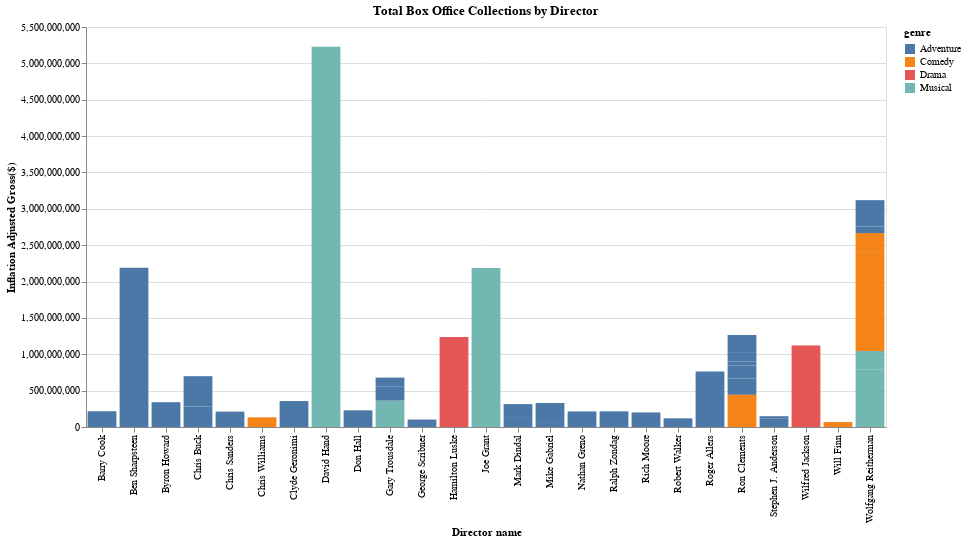

Notebook cell for this chart:
### Markdown cell above
Let's create a horizontal bar chart using Altair where the `x-axis` shows the `director name`, the `y-axis` shows the `inflation_adjusted_gross` by each obtained director, and the bars are colored according to the `genre` of the movies.

### Code cell
dir_gross_chart = alt.Chart(dir_gross_df).mark_bar().encode(
    x=alt.X('director',title="Director name"),
    y=alt.Y('inflation_adjusted_gross',title='Inflation Adjusted Gross($)'),
    color='genre'
).properties(
    width=800,
    height=400,
    title='Total Box Office Collections by Director'
)
dir_gross_chart

### Figure 1 — Vega-Lite specification as saved in the notebook (floating-point values rounded to 4 significant figures)
{"config": {"view": {"continuousWidth": 400, "continuousHeight": 300}}, "data": {"name": "data-52f6f50831bcf5dcfb5ac90d6448d373"}, "mark": "bar", "encoding": {"color": {"field": "genre", "type": "nominal"}, "x": {"field": "director", "title": "Director name", "type": "nominal"}, "y": {"field": "inflation_adjusted_gross", "title": "Inflation Adjusted Gross($)", "type": "quantitative"}}, "height": 400, "title": "Total Box Office Collections by Director", "width": 800, "$schema": "https://vega.github.io/schema/vega-lite/v4.17.0.json", "datasets": {"data-52f6f50831bcf5dcfb5ac90d6448d373": [{"movie_title": "Snow White and the Seven Dwarfs", "director": "David Hand", "genre": "Musical", "inflation_adjusted_gross": 5229000000.0}, {"movie_title": "Pinocchio", "director": "Ben Sharpsteen", "genre": "Adventure", "inflation_adjusted_gross": 2188000000.0}, {"movie_title": "Fantasia", "director": "Joe Grant", "genre": "Musical", "inflation_adjusted_gross": 2187000000.0}, {"movie_title": "Cinderella", "director": "Wilfred Jackson", "genre": "Drama", "inflation_adjusted_gross": 920600000.0}, {"movie_title": "Cinderella", "director": "Wilfred Jackson", "genre": "Drama", "inflation_adjusted_gross": 201200000.0}, {"movie_title": "Alice in Wonderland", "director": "Clyde Geronimi", "genre": "Adventure", "inflation_adjusted_gross": 357100000.0}, {"movie_title": "Lady and the Tramp", "director": "Hamilton Luske", "genre": "Drama", "inflation_adjusted_gross": 1236000000.0}, {"movie_title": "101 Dalmatians", "director": "Wolfgang Reitherman", "genre": "Comedy", "inflation_adjusted_gross": 1363000000.0}, {"movie_title": "101 Dalmatians", "director": "Wolfgang Reitherman", "genre": "Comedy", "inflation_adjusted_gross": 258700000.0}, {"movie_title": "The Jungle Book", "director": "Wolfgang Reitherman", "genre": "Musical", "inflation_adjusted_gross": 789600000.0}, {"movie_title": "The Jungle Book", "director": "Wolfgang Reitherman", "genre": "Adventure", "inflation_adjusted_gross": 88930000.0}, {"movie_title": "The Jungle Book", "director": "Wolfgang Reitherman", "genre": "Adventure", "inflation_adjusted_gross": 364000000.0}, {"movie_title": "The Aristocats", "director": "Wolfgang Reitherman", "genre": "Musical", "inflation_adjusted_gross": 255200000.0}, {"movie_title": "Oliver & Company", "director": "George Scribner", "genre": "Adventure", "inflation_adjusted_gross": 102300000.0}, {"movie_title": "The Little Mermaid", "director": "Ron Clements", "genre": "Adventure", "inflation_adjusted_gross": 223700000.0}, {"movie_title": "The Rescuers Down Under", "director": "Mike Gabriel", "genre": "Adventure", "inflation_adjusted_gross": 55800000.0}, {"movie_title": "Beauty and the Beast", "director": "Gary Trousdale", "genre": "Musical", "inflation_adjusted_gross": 363000000.0}, {"movie_title": "Aladdin", "director": "Ron Clements", "genre": "Comedy", "inflation_adjusted_gross": 442000000.0}, {"movie_title": "The Lion King", "director": "Roger Allers", "genre": "Adventure", "inflation_adjusted_gross": 761600000.0}, {"movie_title": "Pocahontas", "director": "Mike Gabriel", "genre": "Adventure", "inflation_adjusted_gross": 274400000.0}, {"movie_title": "The Hunchback of Notre Dame", "director": "Gary Trousdale", "genre": "Adventure", "inflation_adjusted_gross": 191000000.0}, {"movie_title": "Hercules", "director": "Ron Clements", "genre": "Adventure", "inflation_adjusted_gross": 182000000.0}, {"movie_title": "Mulan", "director": "Barry Cook", "genre": "Adventure", "inflation_adjusted_gross": 216800000.0}, {"movie_title": "Tarzan", "director": "Chris Buck", "genre": "Adventure", "inflation_adjusted_gross": 283900000.0}, {"movie_title": "Dinosaur", "director": "Ralph Zondag", "genre": "Adventure", "inflation_adjusted_gross": 215400000.0}, {"movie_title": "The Emperor's New Groove", "director": "Mark Dindal", "genre": "Adventure", "inflation_adjusted_gross": 136800000.0}, {"movie_title": "Atlantis: The Lost Empire", "director": "Gary Trousdale", "genre": "Adventure", "inflation_adjusted_gross": 125200000.0}, {"movie_title": "Lilo & Stitch", "director": "Chris Sanders", "genre": "Adventure", "inflation_adjusted_gross": 211500000.0}, {"movie_title": "Treasure Planet", "director": "Ron Clements", "genre": "Adventure", "inflation_adjusted_gross": 55190000.0}, {"movie_title": "Brother Bear", "director": "Robert Walker", "genre": "Adventure", "inflation_adjusted_gross": 119200000.0}, {"movie_title": "Home on the Range", "director": "Will Finn", "genre": "Comedy", "inflation_adjusted_gross": 67910000.0}, {"movie_title": "Chicken Little", "director": "Mark Dindal", "genre": "Adventure", "inflation_adjusted_gross": 178000000.0}, {"movie_title": "Meet the Robinsons", "director": "Stephen J. Anderson", "genre": "Adventure", "inflation_adjusted_gross": 119900000.0}, {"movie_title": "Bolt", "director": "Chris Williams", "genre": "Comedy", "inflation_adjusted_gross": 133700000.0}, {"movie_title": "The Princess and the Frog", "director": "Ron Clements", "genre": "Adventure", "inflation_adjusted_gross": 116300000.0}, {"movie_title": "Tangled", "director": "Nathan Greno", "genre": "Adventure", "inflation_adjusted_gross": 214400000.0}, {"movie_title": "Winnie the Pooh", "director": "Stephen J. Anderson", "genre": "Adventure", "inflation_adjusted_gross": 28380000.0}, {"movie_title": "Wreck-It Ralph", "director": "Rich Moore", "genre": "Adventure", "inflation_adjusted_gross": 200400000.0}, {"movie_title": "Frozen", "director": "Chris Buck", "genre": "Adventure", "inflation_adjusted_gross": 415000000.0}, {"movie_title": "Big Hero 6", "director": "Don Hall", "genre": "Adventure", "inflation_adjusted_gross": 229200000.0}, {"movie_title": "Zootopia", "director": "Byron Howard", "genre": "Adventure", "inflation_adjusted_gross": 341300000.0}, {"movie_title": "Moana", "director": "Ron Clements", "genre": "Adventure", "inflation_adjusted_gross": 246100000.0}]}}
